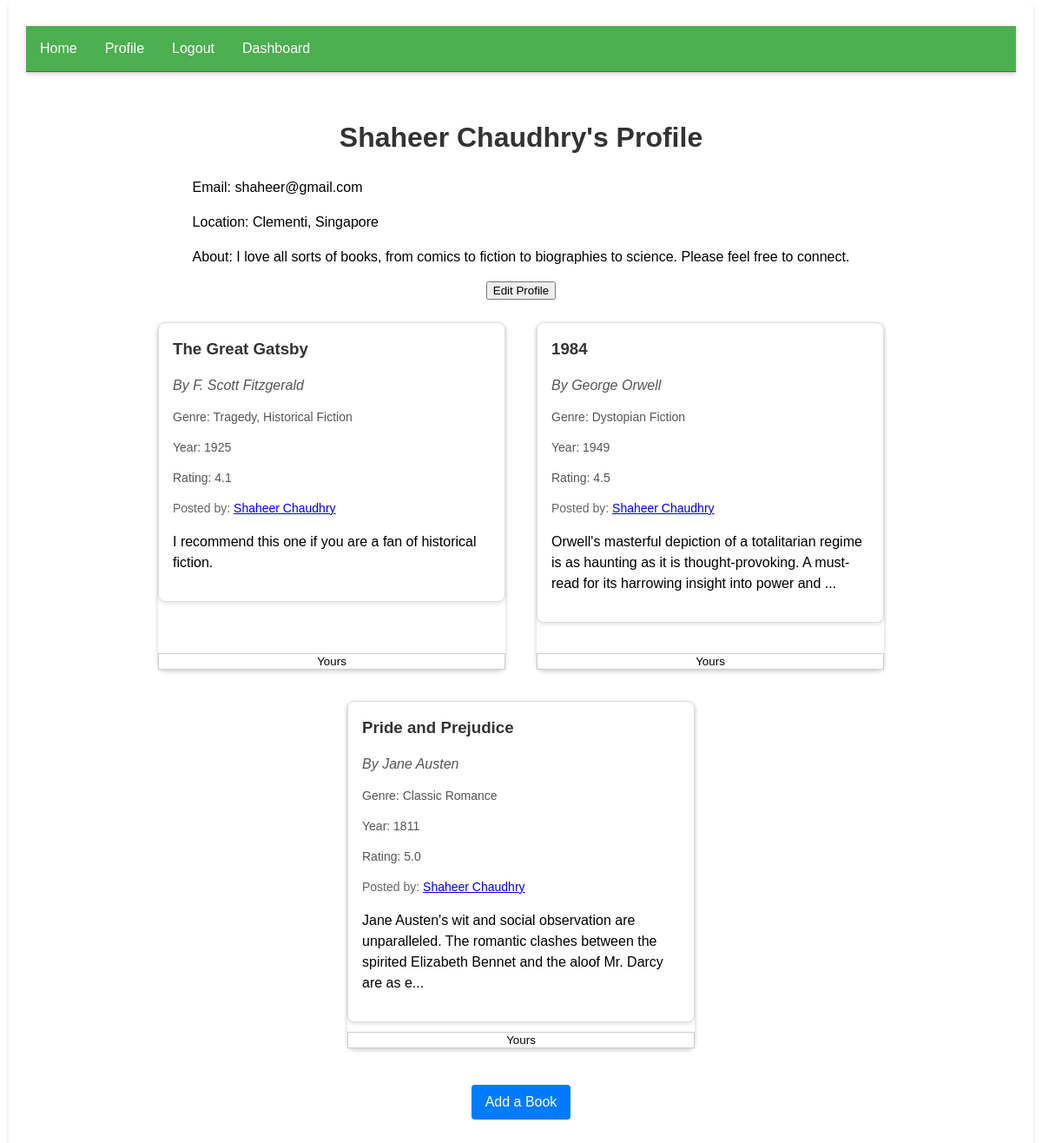
The app's page /profile/2 (signed in) with its own data.
### models.py (models this page shows, shortened)
class User(db.Model, UserMixin):
    __table_args__ = {"extend_existing": True}
    id = db.Column(db.Integer, primary_key=True)
    name = db.Column(db.String(80), nullable=False)
    email = db.Column(db.String(120), unique=True, nullable=False)
    password = db.Column(db.String(80), nullable=False)
    bio = db.Column(db.Text, nullable=True)
    location = db.Column(db.String(100), nullable=True)

class Book(db.Model):
    __table_args__ = {"extend_existing": True}
    id = db.Column(db.Integer, primary_key=True)
    title = db.Column(db.String(100), nullable=False)
    author = db.Column(db.String(100), nullable=False)
    user_id = db.Column(db.Integer, db.ForeignKey("user.id"), nullable=False)
    user = db.relationship("User", backref=db.backref("books", lazy=True))
    genre = db.Column(db.String(100), nullable=True)
    year = db.Column(db.Integer, nullable=True)
    rating = db.Column(db.Float, nullable=True)
    review = db.Column(db.Text, nullable=True)
    summary = db.Column(db.Text, nullable=True)
    likes = db.relationship("Like", backref="book", lazy="dynamic")

### bookX.py (the view)
@app.route("/profile/<int:user_id>", methods=["GET", "POST"])
@login_required
def profile(user_id):
    user = User.query.get_or_404(user_id)
    books = Book.query.filter_by(user_id=user_id).all()
    for book in books:
        book.is_liked = is_book_liked_by_user(book.id, current_user.id)
    return render_template("profile.html", user=user, books=books)

### bookX.py (called while the page is built)
@login_manager.user_loader
def load_user(user_id):
    return User.query.get(int(user_id))

### utils.py (called while the page is built)
def is_book_liked_by_user(book_id, user_id):
    return bool(Like.query.filter_by(book_id=book_id, user_id=user_id).first())

### templates/profile.html (shortened to what this page needs)
{% extends 'base.html' %}
{% block content %}
    <div class="profile-container">
        <div id="profile-details">
            <h1>{{ user.name }}'s Profile</h1>
            <p>Email: {{ user.email }}</p>
            <div id="locationDisplay" class="view-field">
                <p>Location: {{ user.location or 'Not specified' }}</p>
            </div>
            <div id="bioDisplay" class="view-field">
                <p>About: {{ user.bio or 'Not specified' }}</p>
            </div>
        </div>
        {% if current_user.id == user.id %}
            <button onclick="toggleEdit(this)" data-editing="false">Edit Profile</button>
        {% endif %}
        {% if books %}
        <div class="books-grid">
            {% for book in books %}
                {% include 'book_card.html' %}
            {% endfor %}
        </div>
        {% else %}
        <p>You haven't added any books yet.</p>
        {% endif %}
        {% if current_user.id == user.id %}
        <a href="{{ url_for('add_book') }}" class="btn add-book-btn">Add a Book</a>
        {% endif %}
    </div>
{% endblock %}

### templates/book_card.html (shortened to what this page needs)
<div class="book-card-and-like-button">
    <div class="book-card" onclick="window.location.href='{{ url_for('view_book', book_id=book.id) }}';">
        <div class="book-content">
            <h3 class="book-title">{{ book.title }}</h3>
            <p class="book-author">By {{ book.author }}</p>
            <p class="book-genre">Genre: {{ book.genre or 'Not specified' }}</p>
            <p class="book-year">Year: {{ book.year or 'Not specified' }}</p>
            <p class="book-rating">Rating: {{ book.rating or 'Not specified' }}</p>
            <p class="book-owner">Posted by: <a href="{{ url_for('profile', user_id=book.user.id) }}" class="">{{book.user.name}}</a> </p>
            <p>{{ book.review[:150] }}{% if book.review|length > 150 %}...{% endif %}</p>
        </div>
    </div>
    {% if current_user.is_authenticated %}
    {% if book.user_id != current_user.id %}
        <button class="like-btn {{ 'liked' if book.is_liked else 'not-liked' }}" data-book-id="{{ book.id }}">
            {% if book.is_liked %}
                Unlike
            {% else %}
                Like
            {% endif %}
        </button>
    {% else %}
        <button class="yours" disabled>Yours</button>
    {% endif %}
{% else %}
    <button class="redirect" onclick="location.href='{{ url_for('login') }}'">Log in to like</button>
{% endif %}
</div>

### static/styles.css (style rules this page uses)
html { font-size: 16px; font-family: Arial, sans-serif; line-height: 1.5; width: 100%; height: 100%; }
h1 { color: #333; text-align: center; }
.body-container { font-family: Arial, sans-serif; width:95%; margin: 0 auto; padding: 20px; box-shadow: 0 2px 5px rgba(0,0,0,0.1); border-radius: 8px; background-color: #fff; display: flex; flex-direction: column; justify-content: center; align-items: center; }
.profile-container { display: flex; flex-direction: column; align-items: center; margin-top: 20px; width: 100%; }
.books-grid { display: flex; flex-wrap: wrap; justify-content: center; gap: 16px; padding: 16px; }
.book-card { cursor: pointer; background-color: #fff; border: 1px solid #ddd; border-radius: 8px; box-shadow: 0 2px 4px rgba(0, 0, 0, 0.1); transition: box-shadow 0.3s ease; }
.book-card-and-like-button { display: flex; flex-direction: column; min-width: 400px; max-width: 400px; min-height: 400px; max-height: 400px; margin: 10px; justify-content: space-between; box-shadow: 0 2px 5px rgba(0,0,0,0.2); border-radius: 8px; background-color: #fff; }
.book-content { padding: 16px; }
.book-title { margin-top: 0; color: #333; }
.book-author { color: #666; font-style: italic; }
.book-snippet, .book-genre, .book-rating, .book-year { color: #333; font-size: 14px; margin-bottom: 16px; }
.book-owner { color: #666; font-size: 14px; margin-bottom: 16px; text-decoration: None; }
.btn { background-color: #007bff; color: white; padding: 8px 16px; text-align: center; text-decoration: none; display: inline-block; font-size: 16px; border-radius: 4px; transition: background-color 0.3s ease; }
.add-book-btn { display: block; width: max-content; margin: 16px auto; }
.book-title { color: #333; margin-bottom: 10px; }
.book-author, .book-year, .book-genre, .book-rating { color: #555; margin-bottom: 8px; }
.btn { cursor: pointer; }
.book-card { position: relative; }
.yours, .redirect { background-color: white; color: black; border: 1px solid #ccc; cursor: pointer; }

### records on screen
User: name "Shaheer Chaudhry", email "shaheer@gmail.com", location "Clementi, Singapore", bio "I love all sorts of books, from comics to fiction to biographies to science. Please feel free to connect."
Book: title "The Great Gatsby", author "F. Scott Fitzgerald", genre "Tragedy, Historical Fiction", year "1925", rating "4.1", user.name "Shaheer Chaudhry", review "I recommend this one if you are a fan of historical fiction.", shows "Yours"
Book: title "1984", author "George Orwell", genre "Dystopian Fiction", year "1949", rating "4.5", user.name "Shaheer Chaudhry", review "Orwell's masterful depiction of a totalitarian regime is as haunting as it is thought-provoking. A must-read for its harrowing insight into power and", shows "Yours"
Book: title "Pride and Prejudice", author "Jane Austen", genre "Classic Romance", year "1811", rating "5.0", user.name "Shaheer Chaudhry", review "Jane Austen's wit and social observation are unparalleled. The romantic clashes between the spirited Elizabeth Bennet and the aloof Mr. Darcy are as e", shows "Yours"
